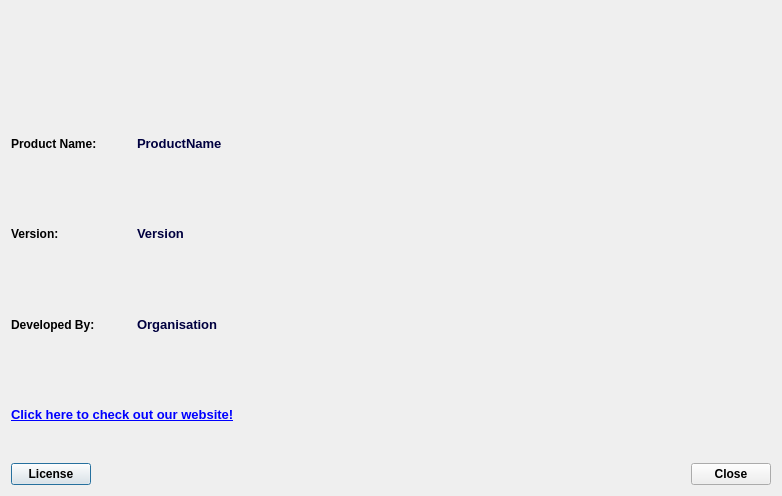
<?xml version="1.0" encoding="UTF-8"?>
<ui version="4.0">
 <class>Dialog</class>
 <widget class="QDialog" name="Dialog">
  <property name="geometry">
   <rect>
    <x>0</x>
    <y>0</y>
    <width>782</width>
    <height>496</height>
   </rect>
  </property>
  <property name="font">
   <font>
    <weight>75</weight>
    <bold>true</bold>
   </font>
  </property>
  <property name="windowTitle">
   <string>About</string>
  </property>
  <property name="windowIcon">
   <iconset resource="all_resources.qrc">
    <normaloff>:/resources/Icon.png</normaloff>:/resources/Icon.png</iconset>
  </property>
  <layout class="QVBoxLayout" name="verticalLayout">
   <item>
    <widget class="QLabel" name="label">
     <property name="text">
      <string/>
     </property>
     <property name="pixmap">
      <pixmap>SplashScreen_medium.png</pixmap>
     </property>
    </widget>
   </item>
   <item>
    <layout class="QHBoxLayout" name="horizontalLayout_3">
     <item>
      <widget class="QLabel" name="label_4">
       <property name="maximumSize">
        <size>
         <width>120</width>
         <height>16777215</height>
        </size>
       </property>
       <property name="text">
        <string>Product Name:</string>
       </property>
      </widget>
     </item>
     <item>
      <widget class="QLabel" name="labelProductName">
       <property name="font">
        <font>
         <pointsize>10</pointsize>
         <weight>75</weight>
         <bold>true</bold>
         <underline>false</underline>
        </font>
       </property>
       <property name="autoFillBackground">
        <bool>true</bool>
       </property>
       <property name="styleSheet">
        <string notr="true">color: rgb(0, 0, 63);</string>
       </property>
       <property name="text">
        <string>ProductName</string>
       </property>
       <property name="textFormat">
        <enum>Qt::RichText</enum>
       </property>
       <property name="openExternalLinks">
        <bool>true</bool>
       </property>
      </widget>
     </item>
    </layout>
   </item>
   <item>
    <layout class="QHBoxLayout" name="horizontalLayout_4">
     <item>
      <widget class="QLabel" name="label_5">
       <property name="maximumSize">
        <size>
         <width>120</width>
         <height>16777215</height>
        </size>
       </property>
       <property name="text">
        <string>Version:</string>
       </property>
      </widget>
     </item>
     <item>
      <widget class="QLabel" name="labelVersion">
       <property name="font">
        <font>
         <pointsize>10</pointsize>
         <underline>false</underline>
        </font>
       </property>
       <property name="autoFillBackground">
        <bool>true</bool>
       </property>
       <property name="styleSheet">
        <string notr="true">color: rgb(0, 0, 63);</string>
       </property>
       <property name="text">
        <string>Version</string>
       </property>
       <property name="textFormat">
        <enum>Qt::RichText</enum>
       </property>
       <property name="openExternalLinks">
        <bool>true</bool>
       </property>
      </widget>
     </item>
    </layout>
   </item>
   <item>
    <layout class="QHBoxLayout" name="horizontalLayout_5">
     <item>
      <widget class="QLabel" name="label_6">
       <property name="maximumSize">
        <size>
         <width>120</width>
         <height>16777215</height>
        </size>
       </property>
       <property name="text">
        <string>Developed By:</string>
       </property>
      </widget>
     </item>
     <item>
      <widget class="QLabel" name="labelOrganisation">
       <property name="font">
        <font>
         <pointsize>10</pointsize>
         <underline>false</underline>
        </font>
       </property>
       <property name="autoFillBackground">
        <bool>true</bool>
       </property>
       <property name="styleSheet">
        <string notr="true">color: rgb(0, 0, 63);</string>
       </property>
       <property name="text">
        <string>Organisation</string>
       </property>
       <property name="textFormat">
        <enum>Qt::RichText</enum>
       </property>
       <property name="openExternalLinks">
        <bool>true</bool>
       </property>
      </widget>
     </item>
    </layout>
   </item>
   <item>
    <layout class="QHBoxLayout" name="horizontalLayout_2">
     <item>
      <widget class="QLabel" name="weblabel">
       <property name="font">
        <font>
         <pointsize>10</pointsize>
         <underline>true</underline>
        </font>
       </property>
       <property name="autoFillBackground">
        <bool>true</bool>
       </property>
       <property name="styleSheet">
        <string notr="true">color: rgb(0, 0, 255);</string>
       </property>
       <property name="text">
        <string>&lt;a href=&quot;http://webspot.co.in/&quot;&gt;Click here to check out our website!&lt;/a&gt;</string>
       </property>
       <property name="textFormat">
        <enum>Qt::RichText</enum>
       </property>
       <property name="openExternalLinks">
        <bool>true</bool>
       </property>
      </widget>
     </item>
    </layout>
   </item>
   <item>
    <layout class="QHBoxLayout" name="horizontalLayout">
     <item>
      <widget class="QPushButton" name="licenseButton">
       <property name="toolTip">
        <string>Click To View License</string>
       </property>
       <property name="text">
        <string>License</string>
       </property>
      </widget>
     </item>
     <item>
      <spacer name="horizontalSpacer">
       <property name="orientation">
        <enum>Qt::Horizontal</enum>
       </property>
       <property name="sizeHint" stdset="0">
        <size>
         <width>558</width>
         <height>20</height>
        </size>
       </property>
      </spacer>
     </item>
     <item>
      <widget class="QPushButton" name="closeButton">
       <property name="toolTip">
        <string>Click To Close</string>
       </property>
       <property name="text">
        <string>Close</string>
       </property>
      </widget>
     </item>
    </layout>
   </item>
  </layout>
  <zorder>label</zorder>
  <zorder></zorder>
 </widget>
 <resources>
  <include location="all_resources.qrc"/>
 </resources>
 <connections/>
</ui>
